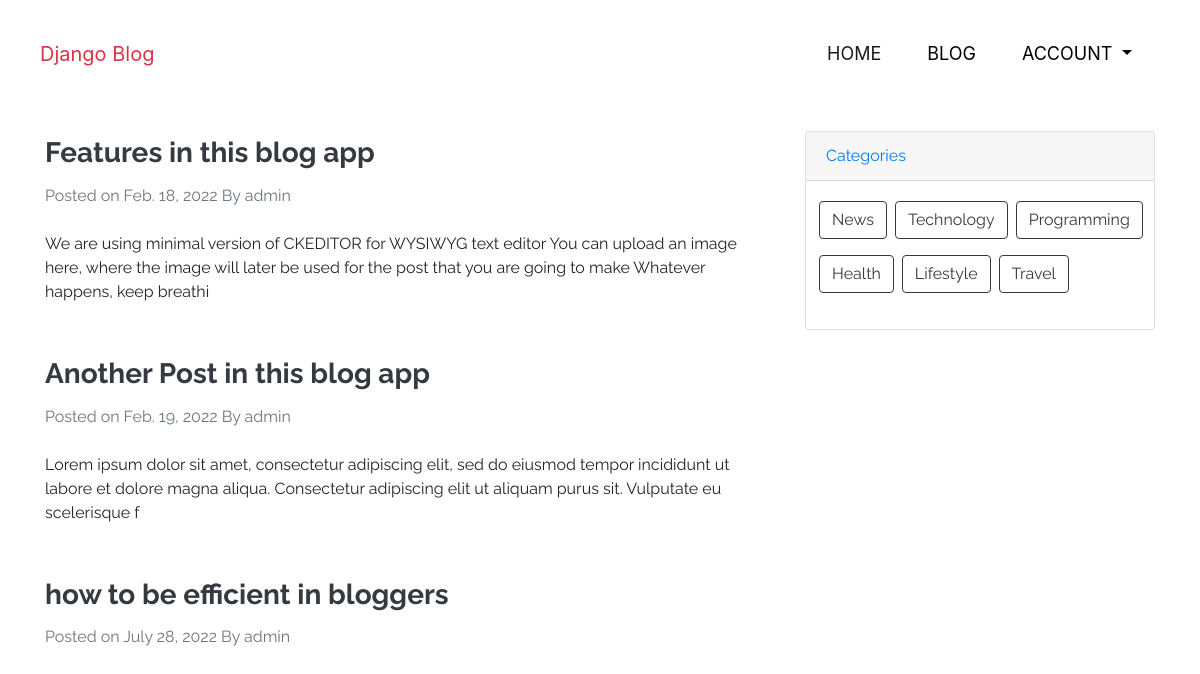
Screenshot of /blog/ with the database file from the repository.
### posts/models.py (models this page shows, shortened)
class Post(models.Model):
    created_at = models.DateField(auto_now_add=True)
    author = models.ForeignKey(User, on_delete=models.CASCADE)
    body_text = models.TextField()
    title = models.CharField(max_length=50)
    slug = models.SlugField(unique=True, default='', editable=False)
    img = models.ImageField(upload_to='images')
    edit_permission = models.IntegerField(choices=PERMISSION_CHOICES, default=1)
    categories = models.ManyToManyField(Category, default='uncategorized')
    class Meta:
        ordering = ('created_at',)

class Category(models.Model):
    name = models.CharField(max_length=20)

### posts/views.py (the view)
# urls.py: path('', views.BlogList.as_view(), name='bloglist')
class BlogList(ListView):
    template_name = 'posts/index.html'
    context_object_name = 'posts'
    model = Post

### posts/templatetags/post_tags.py (called while the page is built)
@register.simple_tag(takes_context=True)
def get_categories(context):
    return Category.objects.all()[0:6]

@register.filter(name='short_description')
def short_description(value, l=200):
    return ' '.join(re.findall('<p>([\w\d\s\,\.\-]+)</p>', value))[0:int(l)]

### posts/templates/posts/index.html (shortened to what this page needs)
{% extends 'main/base.html' %}
{% load post_tags %}
{% block content %}
{% include 'main/utils/navbar.html' %}
    <div class="container mt-5 body-blog">
       <div class="row">
           <div class="col-lg-8 hero">
               {% for post in posts %}
               <article>
                   <header class="mb-4">
                       <a href="{% url 'blog:detail_blog' post.slug %}"><h3 class="title-blog text-dark">{{post.title}}</h3> </a>
                       <div class="text-muted mb-3 fst-italic">Posted on {{post.created_at}} By {{post.author}}</div>
                   </header>
                   <section class="mb-5">
                       {{post.body_text|short_description}}
                   </section>
               </article>
               {% endfor %}
           </div>
           <div class="col-lg-4">
               {% include 'posts/utils/categories-card.html' %}
           </div>
       </div>
    </div>
    {% endblock %}

### django_blog/templates/main/base.html (shortened to what this page needs)
<html>
    <head>
        <link rel="stylesheet" href="https://stackpath.bootstrapcdn.com/bootstrap/4.3.1/css/bootstrap.min.css">
        {% load static %}
        <link rel='stylesheet' href='{% static "main/css/styles.css" %}'>
    </head>
<body>
    {% block content %} {% endblock %}
</body>
</html>

### django_blog/templates/main/utils/navbar.html (shortened to what this page needs)
  <nav class="navbar navbar-expand-lg navbar-light m-4">
      <a class="navbar-brand text-danger" href="#" style="font-weight: 400;">Django Blog</a>
      <div class="collapse navbar-collapse" id="navbarSupportedContent">
        <ul class="navbar-nav ml-auto">
          <li class="nav-item active">
            <a class="nav-link" href="#">Home <span class="sr-only">(current)</span></a>
          </li>
          <li class="nav-item">
            <a class="nav-link" href="{% url 'blog:bloglist' %}">Blog</a>
          </li>
          <li class="nav-item dropdown">
            <a class="nav-link dropdown-toggle" href="#" id="navbarDropdown" role="button" data-toggle="dropdown" aria-haspopup="true" aria-expanded="false">
              Account
            </a>
          </li>
      </div>
    </nav>

### posts/templates/posts/utils/categories-card.html
{% load post_tags %}
<div class="card">
    <div class="card-header">
        <a href="{% url 'blog:list_categories' %}">Categories</a>
    </div>
    <div class="card-body">
        <div class="row">
            {% get_categories as categories%}
            {% for category in categories %}
            <div class="col-xs-3 ml-2">
                            <a href="{% url 'blog:category' category.name %}" class="btn btn-outline-dark mb-3">{{category.name}}</a>
            </div>
            {% endfor %}
        </div>
    </div>
</div>

### django_blog/static/main/css/styles.css (style rules this page uses)
.navbar-light .navbar-nav .nav-link { margin-right: 20px; text-transform: uppercase; }
.title-blog { font-weight: bold; line-height: 1.6; }
.body-blog { font-family: 'Dosis', sans-serif; font-family: 'Raleway', sans-serif; }
.navbar-light .navbar-nav .nav-link { color: black; font-size: 18px; }
@media screen and (min-width: 800px ) { .navbar .navbar-nav .nav-item { margin-left: 10px; } }

### rows the page displays
Post: title "Features in this blog app", created_at "Feb. 18, 2022", author "admin", body_text|short_description "We are using minimal version of CKEDITOR for WYSIWYG text editor You can upload an image here, where the image will later be used for the post that you are going to make Whatever happens, keep breathi"
Post: title "Another Post in this blog app", created_at "Feb. 19, 2022", author "admin", body_text|short_description "Lorem ipsum dolor sit amet, consectetur adipiscing elit, sed do eiusmod tempor incididunt ut labore et dolore magna aliqua. Consectetur adipiscing elit ut aliquam purus sit. Vulputate eu scelerisque f"
Post: title "how to be efficient in bloggers", created_at "July 28, 2022", author "admin"
Category: name "News"
Category: name "Technology"
Category: name "Programming"
Category: name "Health"
Category: name "Lifestyle"
Category: name "Travel"
